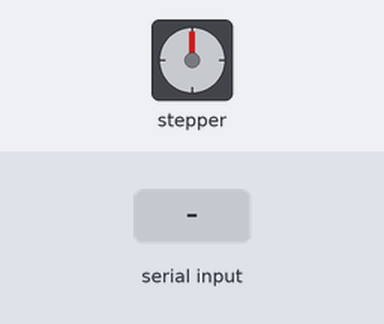
Simulated run of this sketch. Board: Arduino Uno, built with avr-gcc and run on an emulated ATmega328P. On the bench: stepper motor. Wiring (inferred from the names in the program): stepper motor driver (200 steps per turn assumed): step pin 3; direction pin 2. The test bench sets the inputs (shaded band).

Above: at 1.2 s.
1.3 s: "f" received over Serial
Timing chart, 0 to 4.3 s (numbered marks = the images above; inputs shaded):
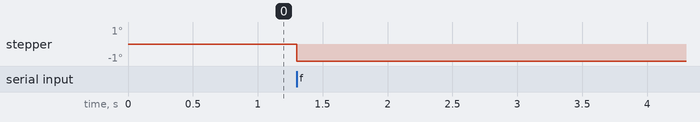

The sketch:

horizontal.ino
```cpp
int stepPin = 3; int dirPin = 2;
void setup() {
  // put your setup code here, to run once:
  pinMode(stepPin,OUTPUT);
  pinMode(dirPin,OUTPUT);
  Serial.begin(9600);
}

void loop() {
  if (Serial.available()){
    char ch = Serial.read();
    if (ch == 'f'){
      digitalWrite(dirPin,LOW);
      for(int x = 0; x < 20000000; x++){
        analogWrite(stepPin,1000);
        delayMicroseconds(500);
        analogWrite(stepPin,100);
        delayMicroseconds(500);
        char ch1 = Serial.read();
        if (ch1 != 'f') {
          break;
        }
      }
    }
    if (ch == 'b'){
      digitalWrite(dirPin,HIGH);
      for(int x = 0; x < 20000000; x++) {
        analogWrite(stepPin,1000);
        delayMicroseconds(500);
        char ch1 = Serial.read();
        if (ch1 != 'b') {
          break;
        }
      }
    }
    if (ch == 's'){
      digitalWrite(stepPin,LOW);
    }
  }

}
```
